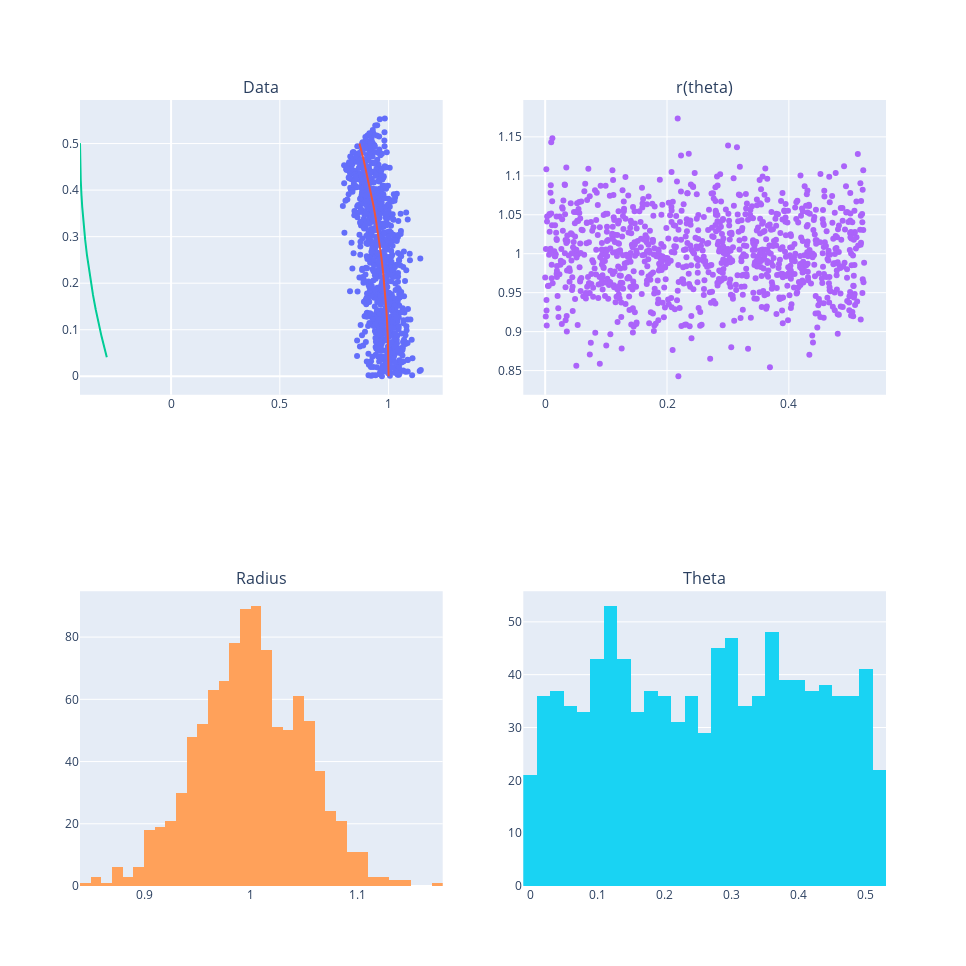

Notebook cell for this chart:
### Code cell
coeffs = noisy_arc()

### Figure 1 — Plotly figure (JSON) as saved in the notebook; plotly's stock layout.template omitted (floating-point values rounded to 4 significant figures; data arrays with more than 128 entries replaced by an {"elided": "..."} marker saying what was removed)
{"data": [{"mode": "markers", "type": "scatter", "x": {"elided": "1000 float values"}, "xaxis": "x", "y": {"elided": "1000 float values"}, "yaxis": "y"}, {"mode": "lines", "type": "scatter", "x": {"elided": "10000 float values"}, "xaxis": "x", "y": {"elided": "10000 float values"}, "yaxis": "y"}, {"mode": "lines", "type": "scatter", "x": {"elided": "10000 float values"}, "xaxis": "x", "y": {"elided": "10000 float values"}, "yaxis": "y"}, {"mode": "markers", "type": "scatter", "x": {"elided": "1000 float values"}, "xaxis": "x2", "y": {"elided": "1000 float values"}, "yaxis": "y2"}, {"type": "histogram", "x": {"elided": "1000 float values"}, "xaxis": "x3", "yaxis": "y3"}, {"type": "histogram", "x": {"elided": "1000 float values"}, "xaxis": "x4", "yaxis": "y4"}], "layout": {"annotations": [{"font": {"size": 16}, "showarrow": false, "text": "Data", "x": 0.225, "xanchor": "center", "xref": "paper", "y": 1, "yanchor": "bottom", "yref": "paper"}, {"font": {"size": 16}, "showarrow": false, "text": "r(theta)", "x": 0.775, "xanchor": "center", "xref": "paper", "y": 1, "yanchor": "bottom", "yref": "paper"}, {"font": {"size": 16}, "showarrow": false, "text": "Radius", "x": 0.225, "xanchor": "center", "xref": "paper", "y": 0.375, "yanchor": "bottom", "yref": "paper"}, {"font": {"size": 16}, "showarrow": false, "text": "Theta", "x": 0.775, "xanchor": "center", "xref": "paper", "y": 0.375, "yanchor": "bottom", "yref": "paper"}], "autosize": false, "height": 966, "showlegend": false, "width": 966, "xaxis": {"anchor": "y", "domain": [0, 0.45]}, "xaxis2": {"anchor": "y2", "domain": [0.55, 1]}, "xaxis3": {"anchor": "y3", "domain": [0, 0.45]}, "xaxis4": {"anchor": "y4", "domain": [0.55, 1]}, "yaxis": {"anchor": "x", "domain": [0.625, 1]}, "yaxis2": {"anchor": "x2", "domain": [0.625, 1]}, "yaxis3": {"anchor": "x3", "domain": [0, 0.375]}, "yaxis4": {"anchor": "x4", "domain": [0, 0.375]}}}
